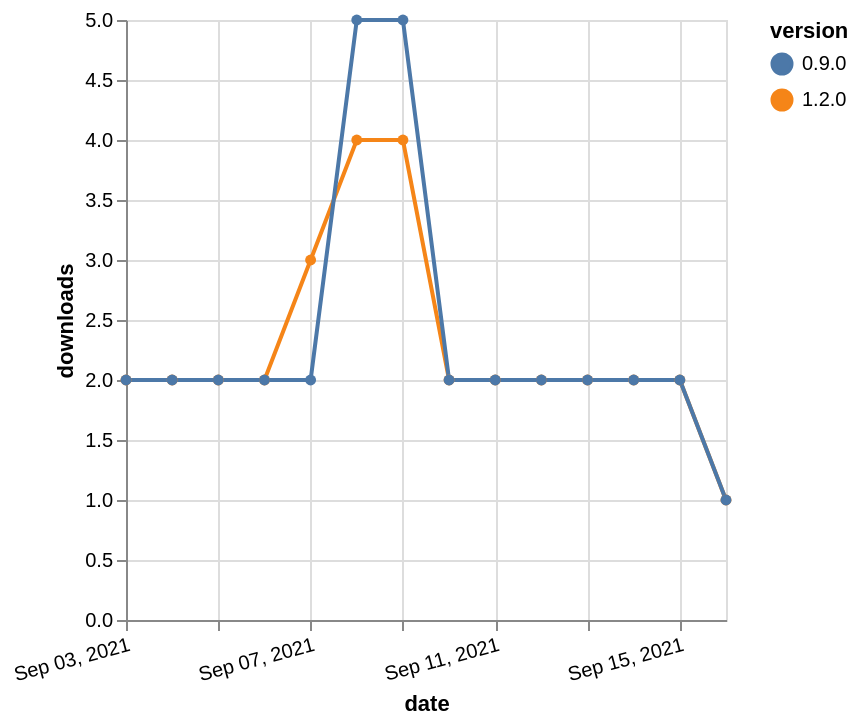

Here is the Vega-Lite specification saved for this chart:
### Vega-Lite specification from a JSON file in a GitHub repository (floating-point values rounded to 4 significant figures)
{"$schema": "https://vega.github.io/schema/vega-lite/v5.json", "description": "A simple bar chart with embedded data.", "data": {"values": [{"date": "2021-09-03", "total": 4890, "delta": 2, "version": "1.2.0"}, {"date": "2021-09-04", "total": 4892, "delta": 2, "version": "1.2.0"}, {"date": "2021-09-05", "total": 4894, "delta": 2, "version": "1.2.0"}, {"date": "2021-09-06", "total": 4896, "delta": 2, "version": "1.2.0"}, {"date": "2021-09-07", "total": 4899, "delta": 3, "version": "1.2.0"}, {"date": "2021-09-08", "total": 4903, "delta": 4, "version": "1.2.0"}, {"date": "2021-09-09", "total": 4907, "delta": 4, "version": "1.2.0"}, {"date": "2021-09-10", "total": 4909, "delta": 2, "version": "1.2.0"}, {"date": "2021-09-11", "total": 4911, "delta": 2, "version": "1.2.0"}, {"date": "2021-09-12", "total": 4913, "delta": 2, "version": "1.2.0"}, {"date": "2021-09-13", "total": 4915, "delta": 2, "version": "1.2.0"}, {"date": "2021-09-14", "total": 4917, "delta": 2, "version": "1.2.0"}, {"date": "2021-09-15", "total": 4919, "delta": 2, "version": "1.2.0"}, {"date": "2021-09-16", "total": 4920, "delta": 1, "version": "1.2.0"}, {"date": "2021-09-03", "total": 8856, "delta": 2, "version": "0.9.0"}, {"date": "2021-09-04", "total": 8858, "delta": 2, "version": "0.9.0"}, {"date": "2021-09-05", "total": 8860, "delta": 2, "version": "0.9.0"}, {"date": "2021-09-06", "total": 8862, "delta": 2, "version": "0.9.0"}, {"date": "2021-09-07", "total": 8864, "delta": 2, "version": "0.9.0"}, {"date": "2021-09-08", "total": 8869, "delta": 5, "version": "0.9.0"}, {"date": "2021-09-09", "total": 8874, "delta": 5, "version": "0.9.0"}, {"date": "2021-09-10", "total": 8876, "delta": 2, "version": "0.9.0"}, {"date": "2021-09-11", "total": 8878, "delta": 2, "version": "0.9.0"}, {"date": "2021-09-12", "total": 8880, "delta": 2, "version": "0.9.0"}, {"date": "2021-09-13", "total": 8882, "delta": 2, "version": "0.9.0"}, {"date": "2021-09-14", "total": 8884, "delta": 2, "version": "0.9.0"}, {"date": "2021-09-15", "total": 8886, "delta": 2, "version": "0.9.0"}, {"date": "2021-09-16", "total": 8887, "delta": 1, "version": "0.9.0"}]}, "width": "container", "mark": {"type": "line", "point": {"filled": true}}, "encoding": {"x": {"field": "date", "type": "temporal", "timeUnit": "yearmonthdate", "title": "date", "axis": {"labelAngle": -15}}, "y": {"field": "delta", "type": "quantitative", "title": "downloads"}, "color": {"field": "version", "type": "nominal"}, "tooltip": {"field": "delta"}}}
